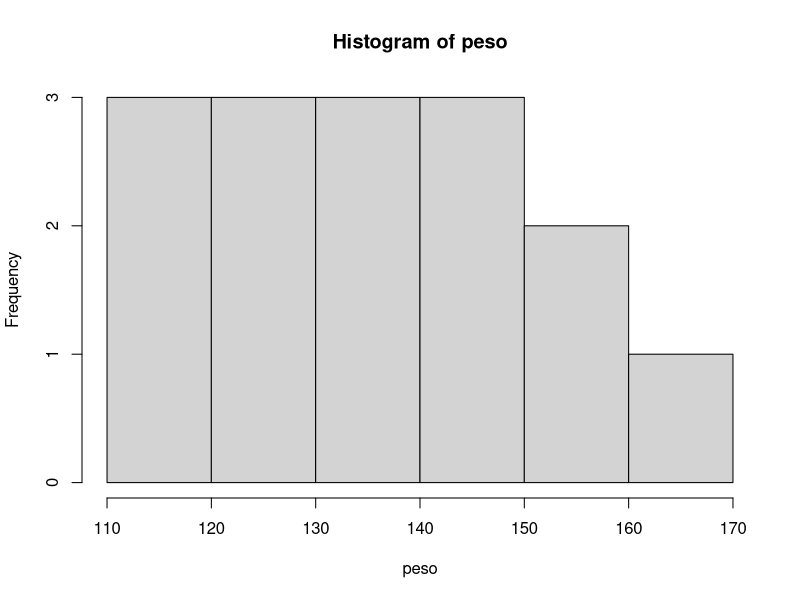
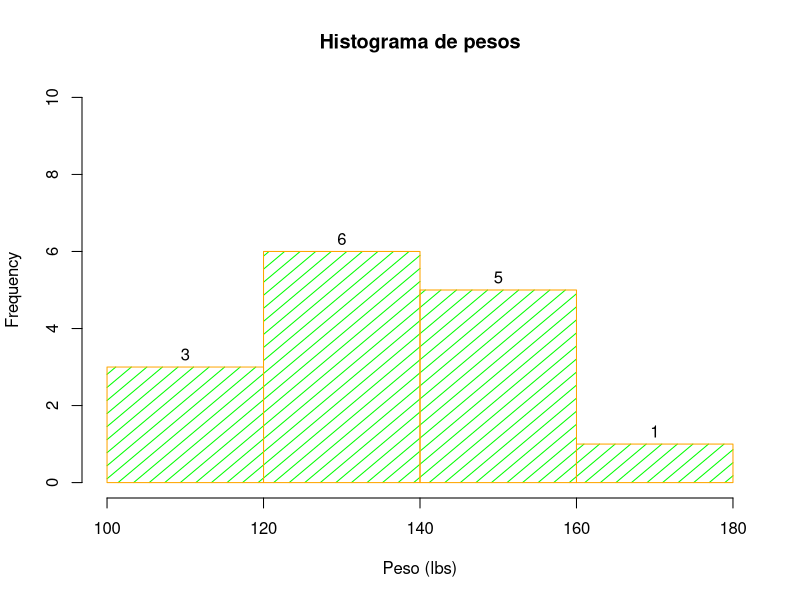
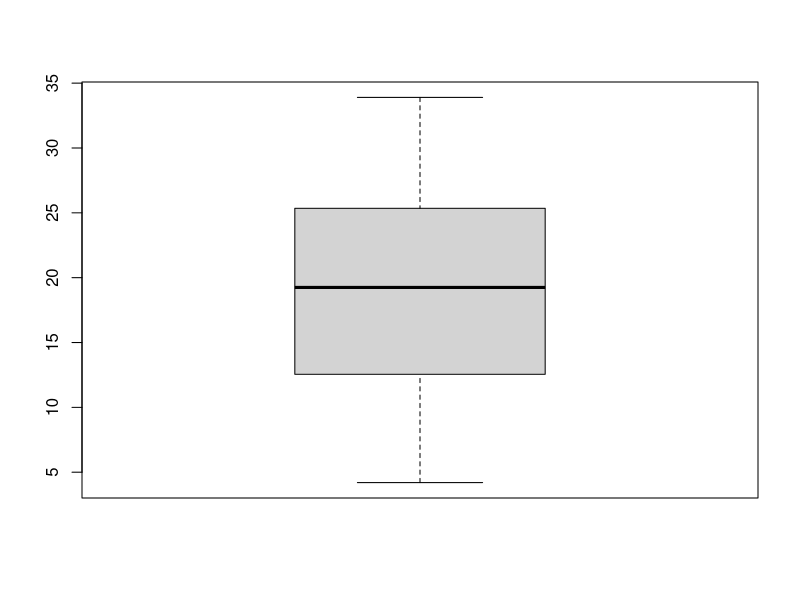
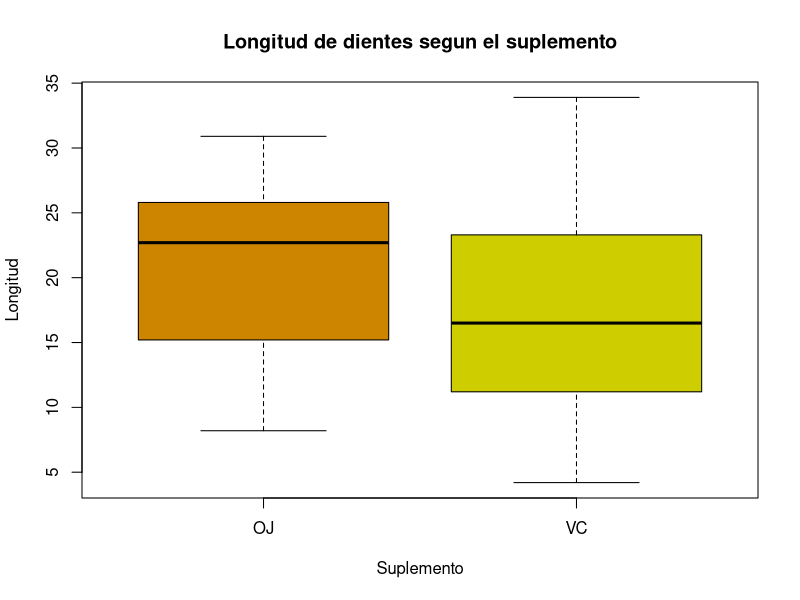

R code for these plots, in order:
## ---- chunk 1
library(datasets)
datos<-women #pesos y alturas de 15 mujeres de Estados Unidos 
altura<- women$height #en pulgadas
peso<-women$weight  #en libras

hist(peso)
## ---- chunk 2
hist( x = peso,
breaks = 3, #cortes      
main = "Histograma de pesos", #Titulo del plot 
xlab = "Peso (lbs)",  #Etiqueta del eje x 
density = 10, # Dibuja sombreado de lineas 
angle = 40,  #angulo de lineas 
border = "orange", #Color de los bordes de las barras
col = "green", #color de las lineas sombreadas 
labels = TRUE, # agregar etiqueas de frecuencias a cada barra
ylim = c(0,10) #Cambio de escala en el eje de las y 
)

## ---- chunk 3
library(datasets)
datos_2<- ToothGrowth #La respuesta es la longitud de los odontoblastos (células responsables del crecimiento de los dientes) en 60 cobayas. Cada animal recibió uno de los tres niveles de dosis de vitamina C (0,5, 1 y 2 mg / día) mediante uno de los dos métodos de administración, jugo de naranja o ácido ascórbico (una forma de vitamina C y codificado como VC).
summary(datos_2)
longitud<- datos_2$len
suplemento <- datos_2$supp #jugo de naranja o acido ascórbico
dosis<- datos_2$dose
boxplot( x = longitud )
## ---- chunk 4
boxplot((formula = longitud ~ suplemento),main="Longitud de dientes segun el suplemento",xlab = "Suplemento", ylab = "Longitud", 
     col = c("orange3", "yellow3"))
